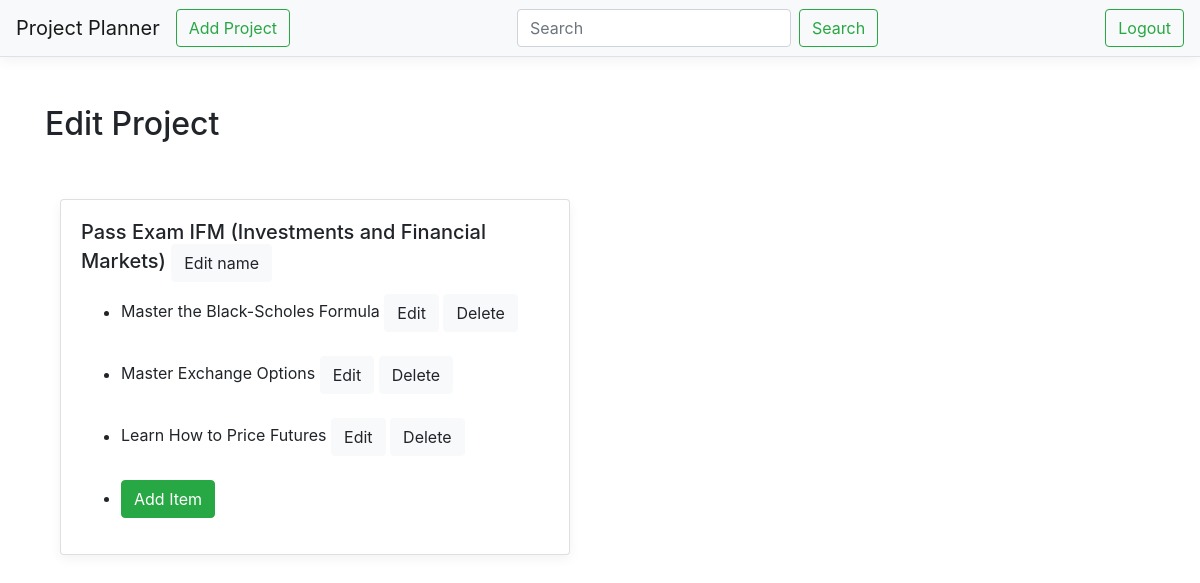
The page /project/2/edit/ (signed in) on the database its author committed.
### n_database_setup.py (models this page shows, shortened)
class Project(Base):
    __tablename__ = 'project'
    id = Column(Integer, primary_key=True)
    name = Column(String(250), nullable=False)
    items = relationship("Item", order_by="Item.id")

class Item(Base):
    __tablename__ = 'item'
    id = Column(Integer, primary_key=True)
    name = Column(String(80), nullable=False)
    description = Column(String(250))
    project_id = Column(Integer, ForeignKey('project.id'))
    project = relationship(Project)

### n_final.py (the view)
@app.route('/project/<int:project_id>/edit/', methods=['GET', 'POST'])
def editProject(project_id):
    if 'username' not in login_session:
        return redirect('/')
    editedProject = session.query(
        Project).filter_by(id=project_id).one()
    if request.method == 'POST':
        if request.form['name']:
            editedProject.name = request.form['name']
            return redirect(url_for('index'))
    else:
        return render_template(
            'editProject.html', project=editedProject)

### templates/editProject.html
{% extends "main.html" %} {% block content %}
<h2> Edit Project </h2>
<br>
<br>
<div class="card-deck mb-12">
    <div class="col-sm-6">
        <div class="card box-shadow">
            <div class="card-body">
                <h5 class="card-title">{{project.name}}
                    <a href="/project/{{project.id}}/edit-name/" class="btn btn-light">Edit name</a>
                </h5>
                <ul>
                    {% for i in project.items %}
                    <li class="card-text mb-4">{{i.name}}
                        <a href="/project/{{project.id}}/items/{{i.id}}/edit/" class="btn btn-light">Edit</a>
                        <a href="/project/{{project.id}}/items/{{i.id}}/delete/" class="btn btn-light">Delete</a>
                    </li>
                    {% endfor %}
                    <li class="card-text">
                        <a href="/project/{{project.id}}/items/new/" class="btn btn-success">Add Item</a>
                    </li>
                </ul>
            </div>
        </div>
    </div>
    {% endblock %}

### static/styles.css (style rules this page uses)
.box-shadow { box-shadow: 0 .25rem .75rem rgba(0, 0, 0, .05); }

### rows shown on the page
Project: name "Pass Exam IFM (Investments and Financial Markets)"
Item: name "Master the Black-Scholes Formula"
Item: name "Master Exchange Options"
Item: name "Learn How to Price Futures"
